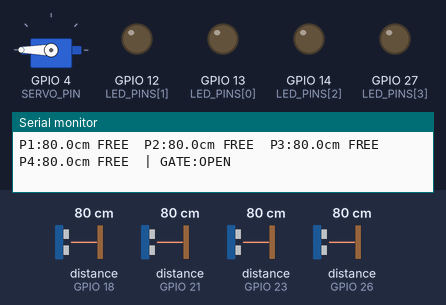
Recording of a sketch running on a simulated ESP32. Parts: servo, output pins drawn as LEDs (lit = HIGH), the last lines printed to the serial monitor. Wiring (inferred from the names in the program): 4 × ultrasonic range finder: trigger GPIO 5, echo GPIO 18 / trigger GPIO 19, echo GPIO 21 / trigger GPIO 22, echo GPIO 23 / trigger GPIO 25, echo GPIO 26. The inputs (shaded band) are chosen by the test bench; at power-on: distance to the obstacle (sensors on GPIO 18, GPIO 21, GPIO 23, GPIO 26) 80 cm. The echo pulse lasts 58.3 µs per cm; WiFi joins after 1.5 s; servers stay silent unless stated; uploads are accepted with an empty reply; pins used as bus, display or sensor lines are not drawn.

Above: at 2.7 s.
2.8 s: distance to the obstacle (sensor on GPIO 18) set to 16 cm
4.3 s: distance to the obstacle (sensor on GPIO 18) set to 13 cm
At 5.7 s:
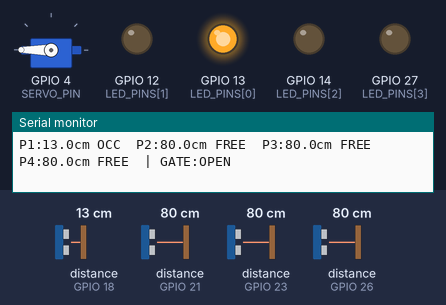
6.0 s: distance to the obstacle (sensor on GPIO 21) set to 16 cm
7.5 s: distance to the obstacle (sensor on GPIO 21) set to 13 cm
At 8.0 s:
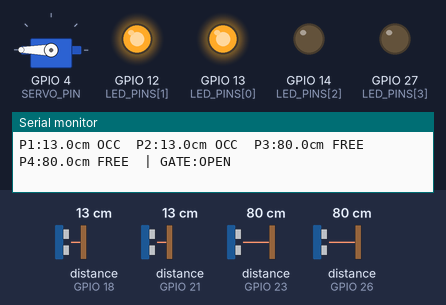
9.0 s: distance to the obstacle (sensor on GPIO 23) set to 16 cm
10.5 s: distance to the obstacle (sensor on GPIO 23) set to 12 cm
At 11.4 s:
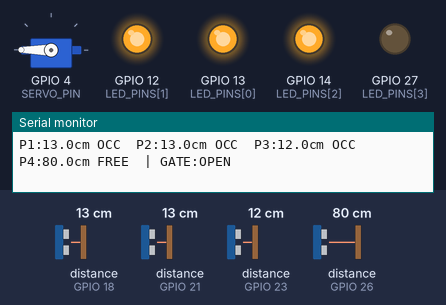
Timing chart, 0 to 13.0 s (numbered marks = the images above; inputs shaded):
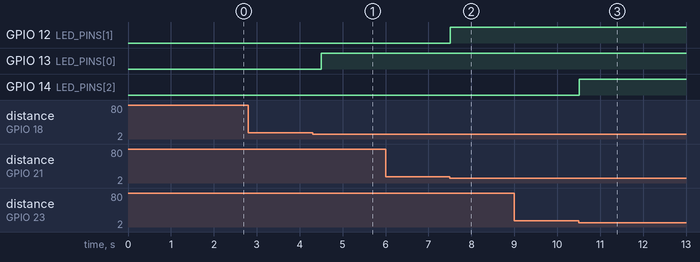

The sketch:

smart_parking_esp32.ino
```cpp
/*
  smart_parking_esp32.ino
  ESP32 DevKit V1
  - 4x HC-SR04 ultrasonic sensors
  - 4x Red LEDs (occupied indicators)
  - 1x Servo motor (gate control)
  - HTTP POST to backend

  WIRING:
  ┌──────┬───────────┬───────────┬──────────────────────────────────┐
  │ Slot │ TRIG GPIO │ ECHO GPIO │ Voltage Divider                  │
  ├──────┼───────────┼───────────┼──────────────────────────────────┤
  │  P1  │  GPIO 5   │  GPIO 18  │ ECHO→1kΩ→GPIO18, mid→2kΩ→GND   │
  │  P2  │  GPIO 19  │  GPIO 21  │ ECHO→1kΩ→GPIO21, mid→2kΩ→GND   │
  │  P3  │  GPIO 22  │  GPIO 23  │ ECHO→1kΩ→GPIO23, mid→2kΩ→GND   │
  │  P4  │  GPIO 25  │  GPIO 26  │ ECHO→1kΩ→GPIO26, mid→2kΩ→GND   │
  └──────┴───────────┴───────────┴──────────────────────────────────┘

  LEDs (220Ω resistor in series):
    P1 LED → GPIO 13
    P2 LED → GPIO 12
    P3 LED → GPIO 14
    P4 LED → GPIO 27

  Servo (gate):
    Signal → GPIO 4
    VCC    → VIN (5V)
    GND    → GND

  Gate logic:
    Any slot free  → gate OPEN  (90°)
    All slots full → gate CLOSE (0°)
*/

#include <WiFi.h>
#include <HTTPClient.h>
#include <ArduinoJson.h>
#include <ESP32Servo.h>

// ── WiFi credentials (tries each in order) ──────────────────────
const char* WIFI_SSIDS[]     = {"Kanchan HomeNet", "AJ",         "Students"};
const char* WIFI_PASSWORDS[] = {"NoPwd@250304",    "55575557",   "00000000"};
const int   WIFI_COUNT       = 3;

// ── Backend endpoint ──────────────────────────────────────────────
const char* BACKEND_URL = "http://192.168.31.54:8000/api/sensor-readings";

// ── Sensor pins ───────────────────────────────────────────────────
const int NUM_SLOTS = 4;
const int TRIG_PINS[NUM_SLOTS] = {5,  19, 22, 25};
const int ECHO_PINS[NUM_SLOTS] = {18, 21, 23, 26};
const char* SLOT_IDS[NUM_SLOTS] = {"P1", "P2", "P3", "P4"};

// ── LED pins (one per slot) ───────────────────────────────────────
const int LED_PINS[NUM_SLOTS] = {13, 12, 14, 27};

// ── Servo ─────────────────────────────────────────────────────────
const int SERVO_PIN   = 4;
const int GATE_OPEN   = 180;  // degrees — gate open (inner direction)
const int GATE_CLOSED = 90;   // degrees — gate closed (all full)
Servo gateServo;

// ── Threshold & timing ────────────────────────────────────────────
const float OCCUPIED_MIN_CM       = 1.5;   // min range
const float OCCUPIED_MAX_CM       = 15.0;  // max range
const int   SENSOR_DELAY_MS       = 0;    // no delay
const int   PUBLISH_INTERVAL_MS   = 300;

unsigned long lastPublish = 0;

// ─────────────────────────────────────────────────────────────────
float measureDistance(int trigPin, int echoPin) {
  digitalWrite(trigPin, LOW);
  delayMicroseconds(2);
  digitalWrite(trigPin, HIGH);
  delayMicroseconds(10);
  digitalWrite(trigPin, LOW);

  long duration = pulseIn(echoPin, HIGH, 30000);
  if (duration == 0) return -1.0;
  return (duration * 0.0343) / 2.0;
}

// ─────────────────────────────────────────────────────────────────
void setup() {
  Serial.begin(115200);

  // Sensor pins
  for (int i = 0; i < NUM_SLOTS; i++) {
    pinMode(TRIG_PINS[i], OUTPUT);
    pinMode(ECHO_PINS[i], INPUT);
    digitalWrite(TRIG_PINS[i], LOW);
  }

  // LED pins
  for (int i = 0; i < NUM_SLOTS; i++) {
    pinMode(LED_PINS[i], OUTPUT);
    digitalWrite(LED_PINS[i], LOW);
  }

  // Servo — start open
  gateServo.attach(SERVO_PIN);
  gateServo.write(GATE_OPEN);

  // WiFi
  Serial.println("\n[BOOT] Smart Parking ESP32");
  for (int n = 0; n < WIFI_COUNT; n++) {
    Serial.print("[WiFi] Trying: ");
    Serial.println(WIFI_SSIDS[n]);
    WiFi.begin(WIFI_SSIDS[n], WIFI_PASSWORDS[n]);
    int attempts = 0;
    while (WiFi.status() != WL_CONNECTED && attempts < 20) {
      delay(500);
      Serial.print(".");
      attempts++;
    }
    if (WiFi.status() == WL_CONNECTED) {
      Serial.println("\n[WiFi] Connected to " + String(WIFI_SSIDS[n]) + " IP: " + WiFi.localIP().toString());
      break;
    }
    Serial.println(" failed.");
    WiFi.disconnect();
  }
  if (WiFi.status() != WL_CONNECTED)
    Serial.println("[WiFi] All networks failed — Serial only mode");
}

// ─────────────────────────────────────────────────────────────────
void loop() {
  unsigned long now = millis();
  if (now - lastPublish < PUBLISH_INTERVAL_MS) return;
  lastPublish = now;

  float distances[NUM_SLOTS];
  bool  occupied[NUM_SLOTS];
  int   occupiedCount = 0;

  // Read sensors + update LEDs
  for (int i = 0; i < NUM_SLOTS; i++) {
    distances[i] = measureDistance(TRIG_PINS[i], ECHO_PINS[i]);
    occupied[i]  = (distances[i] >= OCCUPIED_MIN_CM && distances[i] <= OCCUPIED_MAX_CM);
    digitalWrite(LED_PINS[i], occupied[i] ? HIGH : LOW);
    if (occupied[i]) occupiedCount++;
  }

  // Gate control — close only when ALL slots full
  bool allFull = (occupiedCount == NUM_SLOTS);
  gateServo.write(allFull ? GATE_CLOSED : GATE_OPEN);
  // Simple serial output
  for (int i = 0; i < NUM_SLOTS; i++) {
    Serial.print(SLOT_IDS[i]); Serial.print(":");
    if (distances[i] < 0) Serial.print("NO_SENSOR  ");
    else { Serial.print(distances[i],1); Serial.print("cm "); Serial.print(occupied[i] ? "OCC  " : "FREE  "); }
  }
  Serial.println(allFull ? "| GATE:CLOSED" : "| GATE:OPEN");

  // Build JSON
  StaticJsonDocument<512> doc;
  doc["device_id"] = "ESP32_PARKING_01";
  doc["timestamp"] = now;
  JsonArray slots = doc.createNestedArray("slots");
  for (int i = 0; i < NUM_SLOTS; i++) {
    JsonObject slot = slots.createNestedObject();
    slot["id"]       = SLOT_IDS[i];
    slot["distance"] = distances[i];
    slot["occupied"] = occupied[i];
  }

  String payload;
  serializeJson(doc, payload);

  // POST to backend
  if (WiFi.status() == WL_CONNECTED) {
    HTTPClient http;
    http.begin(BACKEND_URL);
    http.addHeader("Content-Type", "application/json");
    int code = http.POST(payload);
    if (code != 200) Serial.println("[HTTP] Error: " + String(code));
    http.end();
  }
}
```

Measured:
- the behaviour switches between 15 and 14 cm on distance to the obstacle (sensor on GPIO 18) (found by bisection; images 0 and 1)
- the behaviour switches between 15 and 14 cm on distance to the obstacle (sensor on GPIO 21) (found by bisection; images 1 and 2)
- the behaviour switches between 15 and 14 cm on distance to the obstacle (sensor on GPIO 23) (found by bisection; images 2 and 3)
- after the input at 4.3 s, GPIO 13 (LED_PINS[0]): LOW → HIGH after 0.20 s
- after the input at 7.5 s, GPIO 12 (LED_PINS[1]): LOW → HIGH at once
- after the input at 10.5 s, GPIO 14 (LED_PINS[2]): LOW → HIGH at once
